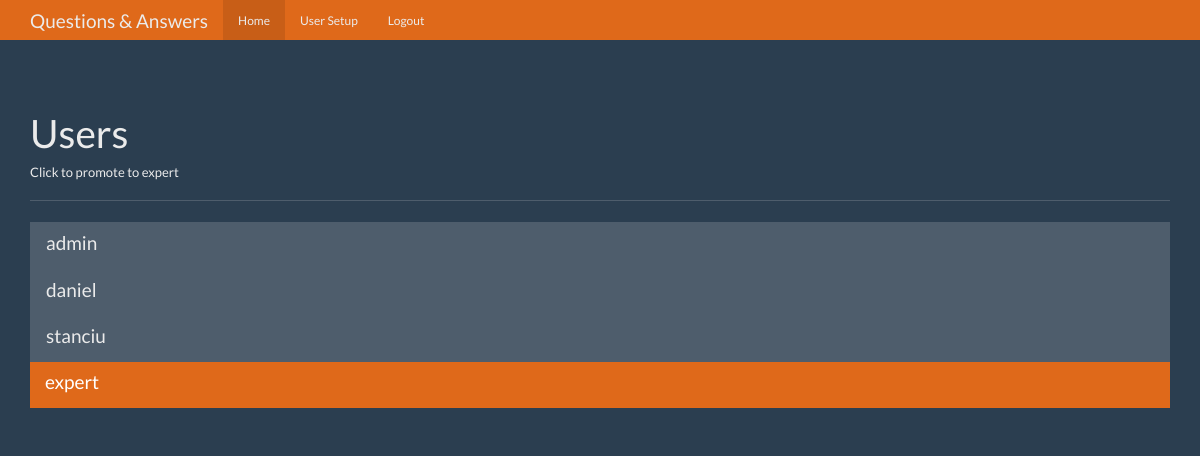
Page /users (signed in) on the earlier database version.
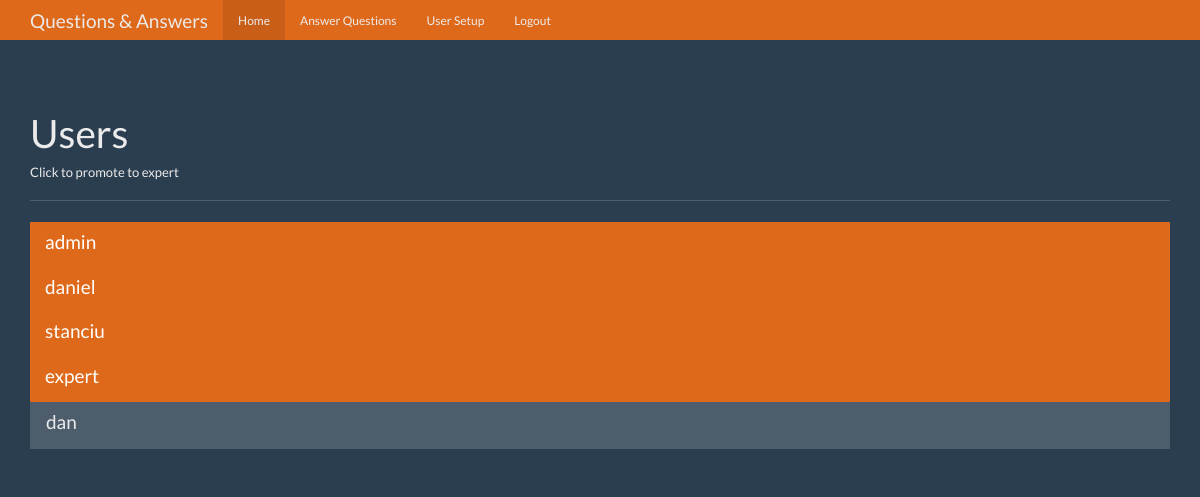
Same page on the later database version.
### tables this page shows
CREATE TABLE users(
    id integer primary key autoincrement,
    name text not null,
    password text not null,
    expert boolean not null,
    admin boolean not null

);

### app.py (the view)
@app.route('/users')
def users():
    user = get_current_user()
    if not user:
        return redirect(url_for('login'))
    if user['admin'] == 0:
        return redirect(url_for('index'))
    db = get_db()
    users_cur = db.execute('select id, name, expert, admin from users')
    users_results = users_cur.fetchall()
    return render_template('users.html', user=user, users=users_results)

### app.py (called while the page is built)
def get_current_user():
    user_result = None
    if 'user' in session:
        user = session['user']
        db = get_db()
        user_cur = db.execute('select id, name, password, expert, admin from users where name = ?', [user])
        user_result = user_cur.fetchone()
    return user_result

### database.py (called while the page is built)
def connect_db():
    sql = sqlite3.connect('E:\Python\Flask Projects\QuestionsAndAnswers\questions.db')
    sql.row_factory = sqlite3.Row
    return sql

def get_db():
    if not hasattr(g, 'sqlite_db'):
        g.sqlite_db = connect_db()
    return g.sqlite_db

### templates/users.html (shortened to what this page needs)
{% from "show_links.html" import show_links %}
<!DOCTYPE html>
<html lang="en">
  <head>
    <link href="{{ url_for('static', filename='bootstrap.min.css') }}" rel="stylesheet">
    <link href="{{ url_for('static', filename='theme.css') }}" rel="stylesheet">
  </head>
  <body>
    <nav class="navbar navbar-inverse navbar-fixed-top">
      <div class="container">
        <div class="navbar-header">
          <a class="navbar-brand" href="#">Questions & Answers</a>
        </div>
        <div id="navbar" class="navbar-collapse collapse">
          <ul class="nav navbar-nav">
            {{ show_links(user) }}
        </div>
      </div>
    </nav>
    <div class="container theme-showcase" role="main">
      <div class="page-header">
        <h1>Users</h1>
        <h6>Click to promote to expert</h6>
      </div>
      <div class="row">
        <div class="col-lg-12">
          <div class="list-group">
            {% for user in users %}
            <a href="{{ url_for('promote', user_id=user['id']) }}" class="list-group-item {% if user['expert'] == 1 %} active {% endif %}">
              <h4 class="list-group-item-heading">{{ user['name'] }}</h4>
            </a>
            {% endfor %}
          </div>
        </div>
      </div>
    </div>
  </body>
</html>

### templates/show_links.html (shortened to what this page needs)
{% macro show_links(user) %}
<ul class="nav navbar-nav">
    <li class="active"><a href="{{ url_for('index') }}">Home</a></li>
    {% if user and user['expert'] == 1%}
    <li><a href="{{ url_for('unanswered') }}">Answer Questions</a></li>
    {% endif %}
    {% if user and user['admin'] == 1%}
    <li><a href="{{ url_for('users') }}">User Setup</a></li>
    {% endif %}
    {%if user %}
    <li><a href="{{ url_for('logout') }}">Logout</a></li>
    {% endif %}
  </ul>
{% endmacro %}

### static/theme.css (style rules this page uses)
body { padding-top: 70px; padding-bottom: 30px; }

Differences in the rows shown:
changed users "admin": expert False → True (drawn)
changed users "daniel": expert False → True (drawn)
changed users "stanciu": expert False → True (drawn)
added users: name "dan", expert False (drawn)
Other differences:
text now shown: "Answer Questions"
